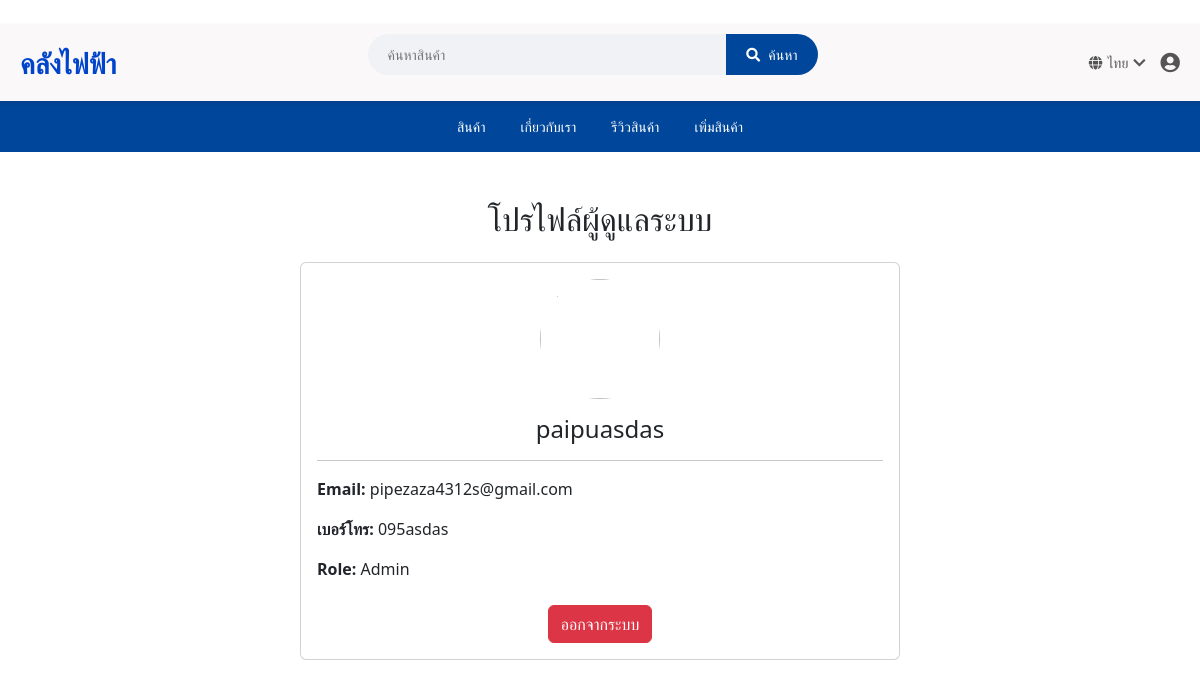
Page /admin_profile (signed in) on the committed database.
### tables this page shows
CREATE TABLE "ADMIN" (
	"ADMIN_ID"	INTEGER,
	"ADMIN_Username"	TEXT,
	"ADMIN_Password"	TEXT,
	"ADMIN_Email"	TEXT,
	"ADMIN_Role"	TEXT,
	"ADMIN_TELL"	TEXT,
	PRIMARY KEY("ADMIN_ID" AUTOINCREMENT)
);

### main.py (the view)
@app.route('/admin_profile')
def admin_profile():
    if 'admin_id' not in session:
        return redirect(url_for('login'))
    admin_id = session['admin_id']
    conn = sqlite3.connect("ELEC_DB.db")
    conn.row_factory = sqlite3.Row
    c = conn.cursor()
    c.execute("SELECT * FROM ADMIN WHERE ADMIN_ID = ?", (admin_id,))
    admin = c.fetchone()
    conn.close()
    return render_template("admin_profile.html", admin=admin)

### templates/admin_profile.html
{% extends "admin_layout.html" %}
{% block content %}
<div class="container mt-5">
    <h2 class="text-center mb-4">โปรไฟล์ผู้ดูแลระบบ</h2>
    <div class="card mx-auto" style="max-width: 600px;">
        <div class="card-body">
            <div class="text-center mb-3">
                <img src="https://www.shutterstock.com/image-vector/user-profile-icon-vector-avatar-600nw-2558760599.jpg"
                     class="rounded-circle" style="width: 120px;">
            </div>
            <h4 class="card-title text-center">{{ admin['ADMIN_Username'] }}</h4>
            <hr>
            <p><strong>Email:</strong> {{ admin['ADMIN_Email'] }}</p>
            <p><strong>เบอร์โทร:</strong> {{ admin['ADMIN_TELL'] }}</p>
            <p><strong>Role:</strong> {{ admin['ADMIN_Role'] }}</p>
            <div class="text-center mt-4">
                <a href="/" class="btn btn-danger">ออกจากระบบ</a>
            </div>
        </div>
    </div>
</div>
{% endblock %}

### rows in the picture
ADMIN: ADMIN_Username "paipuasdas", ADMIN_Email "pipezaza4312s@gmail.com", ADMIN_TELL "095asdas", ADMIN_Role "Admin"
